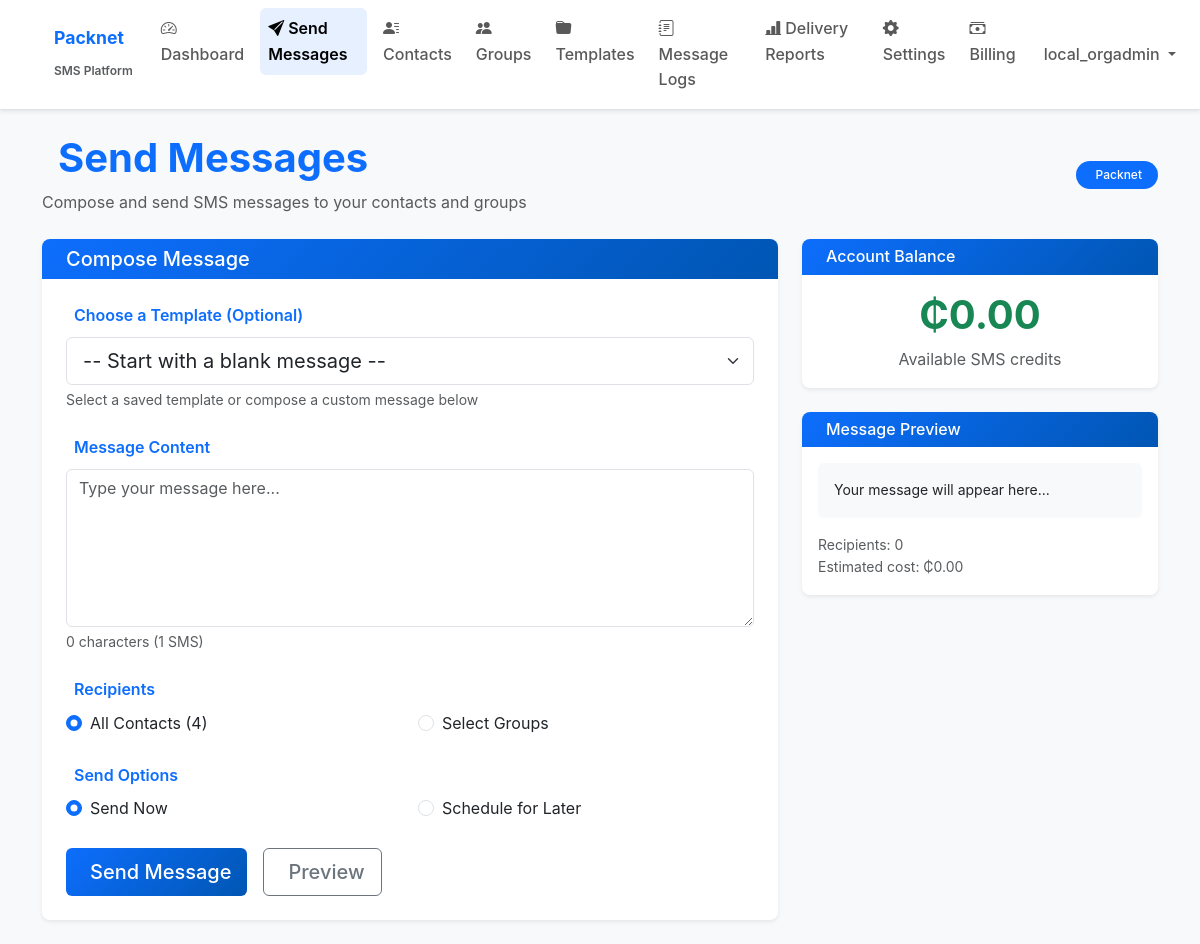
The app's page /packnet/org/send/ (signed in) with its own data.
### core/models.py (models this page shows, shortened)
class Organization(models.Model):
	TYPE_CHOICES = [
		("pharmacy", "Pharmacy"),
		("company", "Company"),
		("ngo", "NGO"),
		("other", "Other"),
	]
	name = models.CharField(max_length=255)
	org_type = models.CharField(max_length=20, choices=TYPE_CHOICES, default="company")
	slug = models.SlugField(max_length=100, unique=True)
	logo = models.ImageField(upload_to='org_logos/', blank=True, null=True)
	address = models.TextField(blank=True, null=True)
	phone_primary = models.CharField(max_length=20, blank=True, null=True)
	phone_secondary = models.CharField(max_length=20, blank=True, null=True)
	created_at = models.DateTimeField(auto_now_add=True)
	is_active = models.BooleanField(default=True)
	onboarded = models.BooleanField(default=False)
	banned = models.BooleanField(default=False, help_text="Whether this organization is banned from the platform")
	ban_reason = models.TextField(blank=True, null=True, help_text="Reason for banning the organization")
	banned_at = models.DateTimeField(blank=True, null=True, help_text="When the organization was banned")
	banned_by = models.ForeignKey(User, on_delete=models.SET_NULL, null=True, blank=True, related_name='banned_organizations', help_text="User who banned this organization")
	APPROVAL_CHOICES = [
		('pending', 'Pending Approval'),
		('approved', 'Approved'),
		('rejected', 'Rejected'),
	]
	approval_status = models.CharField(max_length=20, choices=APPROVAL_CHOICES, default='pending')
	approved_at = models.DateTimeField(blank=True, null=True)
	approved_by = models.ForeignKey(User, on_delete=models.SET_NULL, null=True, blank=True, related_name='approved_organizations')
	rejection_reason = models.TextField(blank=True, null=True)
	sms_credit_balance = models.DecimalField(max_digits=10, decimal_places=2, default=Decimal('0.00'))
	total_sms_sent = models.PositiveIntegerField(default=0, help_text="Total SMS sent by organization")
	sms_rate = models.DecimalField(max_digits=5, decimal_places=4, default=Decimal('0.25'), help_text="Cost per SMS in cedis")
	is_premium = models.BooleanField(default=False, help_text="Premium features enabled")
	class Meta:
		indexes = [
			models.Index(fields=['is_active', 'onboarded']),
			models.Index(fields=['slug']),
			models.Index(fields=['approval_status', 'created_at']),
		]
	@property
	def balance(self):
		return self.sms_credit_balance

class User(AbstractUser):
	SUPER_ADMIN = "super_admin"
	SCHOOL_ADMIN = "school_admin"
	ORG_ADMIN = "org_admin"
	ROLE_CHOICES = [
		(SUPER_ADMIN, "Super Admin"),
		(SCHOOL_ADMIN, "School Admin"),
		(ORG_ADMIN, "Organization Admin"),
	]
	role = models.CharField(max_length=20, choices=ROLE_CHOICES)
	school = models.ForeignKey(School, on_delete=models.CASCADE, null=True, blank=True)
	organization = models.ForeignKey('Organization', on_delete=models.CASCADE, null=True, blank=True)

### core/views.py (the view, shortened to what this page needs)
# urls.py: path('<slug:org_slug>/org/send/', views.org_send_sms, name='org_send_sms'),
@login_required
def org_send_sms(request, org_slug=None):
	user = request.user
	if user.role != User.ORG_ADMIN or not getattr(user, 'organization', None):
		return redirect('dashboard')
	org = user.organization
	if org_slug and org.slug != org_slug:
		return redirect('org_send_sms', org_slug=org.slug)
	if not org.is_active:
		return render(request, 'org_send_sms.html', {'organization': org, 'error': 'Your organization account is suspended. Please contact support.'})
	from .models import OrgSMSTemplate
	templates = OrgSMSTemplate.objects.filter(organization=org).order_by('-created_at')
	from .models import Contact, ContactGroup, OrgMessage, OrgAlertRecipient
	error = None
	success = None
	from django.core.paginator import Paginator
	contacts_page = request.GET.get('contacts_page', 1)
	contacts_qs = Contact.objects.filter(organization=org).order_by('name')
	contacts_paginator = Paginator(contacts_qs, 50)  # 50 contacts per page
	try:
		contacts = contacts_paginator.page(contacts_page)
	except:
		contacts = contacts_paginator.page(1)
	groups = ContactGroup.objects.filter(organization=org)
	return render(request, 'org_send_sms.html', {'organization': org, 'contacts': contacts, 'groups': groups, 'templates': templates, 'sms_body': request.POST.get('sms_body', ''), 'error': error, 'success': success, 'hubtel_dry_run': getattr(settings, 'HUBTEL_DRY_RUN', False), 'clicksend_dry_run': getattr(settings, 'CLICKSEND_DRY_RUN', False)})

### core/templates/org_send_sms.html (shortened to what this page needs)
{% extends 'base.html' %}
{% load static %}
{% block content %}
{% include 'org_admin_combined_nav.html' %}
<div class="container-fluid py-4 org-admin-page">
    <div class="container">
        <div class="row mb-4">
            <div class="col-12">
                <div class="d-flex align-items-center justify-content-between">
                    <div>
                        <h1 class="mb-2 text-primary fw-bold">
                            Send Messages
                        </h1>
                        <p class="text-muted mb-0">Compose and send SMS messages to your contacts and groups</p>
                    </div>
                    <div class="text-end">
                        <div class="badge bg-primary px-3 py-2">
                            {{ organization.name }}
                        </div>
                    </div>
                </div>
            </div>
        </div>
        <div class="row g-4">
            <div class="col-lg-8">
                <div class="card shadow-sm">
                    <div class="card-header bg-primary text-white">
                        <h5 class="mb-0">
                            Compose Message
                        </h5>
                    </div>
                    <div class="card-body p-4">
                        <form method="post">
                            <div class="mb-4">
                                <label class="form-label fw-semibold text-primary">
                                    Choose a Template (Optional)
                                </label>
                                <select name="template_id" id="template_id" class="form-select form-select-lg">
                                    <option value="">-- Start with a blank message --</option>
                                </select>
                                <div class="form-text">Select a saved template or compose a custom message below</div>
                            </div>
                            <div class="mb-4">
                                <label for="message_body" class="form-label fw-semibold text-primary">
                                    Message Content
                                </label>
                                <textarea name="sms_body" id="message_body" class="form-control" rows="6" placeholder="Type your message here..." required></textarea>
                                <div class="form-text">
                                    <span id="charCount">0</span> characters (<span id="smsCount">1</span> SMS)
                                </div>
                            </div>
                            <div class="mb-4">
                                <label class="form-label fw-semibold text-primary">
                                    Recipients
                                </label>
                                <div class="row g-3">
                                    <div class="col-md-6">
                                        <div class="form-check">
                                            <input class="form-check-input" type="radio" name="recipient_type" id="all_contacts" value="all" checked>
                                            <label class="form-check-label" for="all_contacts">
                                                All Contacts ({{ contacts|length }})
                                            </label>
                                        </div>
                                    </div>
                                    <div class="col-md-6">
                                        <div class="form-check">
                                            <input class="form-check-input" type="radio" name="recipient_type" id="select_groups" value="groups">
                                            <label class="form-check-label" for="select_groups">
                                                Select Groups
                                            </label>
                                        </div>
                                    </div>
                                </div>
                            </div>
                            <div class="mb-4">
                                <label class="form-label fw-semibold text-primary">
                                    Send Options
                                </label>
                                <div class="row g-3">
                                    <div class="col-md-6">
                                        <div class="form-check">
                                            <input class="form-check-input" type="radio" name="send_type" id="send_now" value="now" checked>
                                            <label class="form-check-label" for="send_now">
                                                Send Now
                                            </label>
                                        </div>
                                    </div>
                                    <div class="col-md-6">
                                        <div class="form-check">
                                            <input class="form-check-input" type="radio" name="send_type" id="schedule_later" value="schedule">
                                            <label class="form-check-label" for="schedule_later">
                                                Schedule for Later
                                            </label>
                                        </div>
                                    </div>
                                </div>
                            </div>
                            <div class="d-flex gap-3">
                                <button type="submit" id="sendBtn" class="btn btn-primary btn-lg">
                                    <span id="sendBtnText">Send Message</span>
                                </button>
                                <button type="button" class="btn btn-outline-secondary btn-lg" onclick="previewMessage()">
                                    Preview
                                </button>
                            </div>
                        </form>
                    </div>
                </div>
            </div>
            <div class="col-lg-4">
                <div class="card shadow-sm mb-4">
                    <div class="card-header bg-success text-white">
                        <h6 class="mb-0">
                            Account Balance
                        </h6>
                    </div>
                    <div class="card-body text-center">
                        <div class="display-6 fw-bold text-success mb-2">₵{{ organization.balance|floatformat:2 }}</div>
                        <p class="text-muted mb-0">Available SMS credits</p>
                    </div>
                </div>
                <div class="card shadow-sm">
                    <div class="card-header bg-info text-white">
                        <h6 class="mb-0">
                            Message Preview
                        </h6>
                    </div>
                    <div class="card-body">
                        <div id="message_preview" class="p-3 bg-light rounded small">
                            Your message will appear here...
                        </div>
                        <div class="mt-3 text-muted small">
                            <div id="preview_stats">
                                Recipients: <span id="preview_recipients">0</span><br>
                                Estimated cost: ₵<span id="preview_cost">0.00</span>
                            </div>
                        </div>
                    </div>
                </div>
            </div>
        </div>
    </div>
</div>
{% endblock %}

### core/templates/org_admin_combined_nav.html (shortened to what this page needs)
{% load static %}
<nav class="navbar navbar-expand-lg navbar-light bg-white border-bottom shadow-sm">
    <div class="container-fluid">
        <a class="navbar-brand d-flex align-items-center" href="{% url 'org_dashboard' organization.slug %}">
            <img src="{% static 'images/cedcast_logo.png' %}" alt="CedCast" style="height: 32px; margin-right: 10px;" onerror="this.style.display='none'">
            <div class="d-none d-sm-block">
                <div class="fw-bold text-primary" style="font-size: 1.1rem;">{{ organization.name }}</div>
                <small class="text-muted" style="font-size: 0.75rem;">SMS Platform</small>
            </div>
        </a>
        <div class="collapse navbar-collapse" id="orgAdminNavbar">
            <ul class="navbar-nav me-auto">
                <li class="nav-item">
                    <a class="nav-link {% if request.resolver_match.url_name == 'org_dashboard' %}active{% endif %}" href="{% url 'org_dashboard' organization.slug %}">
                        <i class="bi bi-speedometer2 me-1"></i>Dashboard
                    </a>
                </li>
                <li class="nav-item">
                    <a class="nav-link {% if request.resolver_match.url_name == 'org_send_sms' %}active{% endif %}" href="{% url 'org_send_sms' organization.slug %}">
                        <i class="bi bi-send-fill me-1"></i>Send Messages
                    </a>
                </li>
                <li class="nav-item">
                    <a class="nav-link {% if request.resolver_match.url_name == 'org_upload_contacts' %}active{% endif %}" href="{% url 'org_upload_contacts' organization.slug %}">
                        <i class="bi bi-person-lines-fill me-1"></i>Contacts
                    </a>
                </li>
                <li class="nav-item">
                    <a class="nav-link {% if request.resolver_match.url_name == 'org_groups' %}active{% endif %}" href="{% url 'org_groups' organization.slug %}">
                        <i class="bi bi-people-fill me-1"></i>Groups
                    </a>
                </li>
                <li class="nav-item">
                    <a class="nav-link {% if request.resolver_match.url_name == 'org_templates' %}active{% endif %}" href="{% url 'org_templates' organization.slug %}">
                        <i class="bi bi-folder-fill me-1"></i>Templates
                    </a>
                </li>
                <li class="nav-item">
                    <a class="nav-link {% if request.resolver_match.url_name == 'org_message_logs' %}active{% endif %}" href="{% url 'org_message_logs' organization.slug %}">
                        <i class="bi bi-journal-text me-1"></i>Message Logs
                    </a>
                </li>
                <li class="nav-item">
                    <a class="nav-link {% if request.resolver_match.url_name == 'org_delivery_reports' %}active{% endif %}" href="{% url 'org_delivery_reports' organization.slug %}">
                        <i class="bi bi-bar-chart-line-fill me-1"></i>Delivery Reports
                    </a>
                </li>
                {% if user.is_superuser or user.is_staff or user.role == 'org_admin' or user.role == 'owner' %}
                <li class="nav-item">
                    <a class="nav-link {% if request.resolver_match.url_name == 'org_settings' %}active{% endif %}" href="{% url 'org_settings' organization.slug %}">
                        <i class="bi bi-gear-fill me-1"></i>Settings
                    </a>
                </li>
                <li class="nav-item">
                    <a class="nav-link {% if request.resolver_match.url_name == 'org_billing' %}active{% endif %}" href="{% url 'org_billing' organization.slug %}">
                        <i class="bi bi-cash-stack me-1"></i>Billing
                    </a>
                </li>
                {% endif %}
            </ul>
            <ul class="navbar-nav">
                <li class="nav-item dropdown">
                    <a class="nav-link dropdown-toggle" href="#" id="userDropdown" role="button" data-bs-toggle="dropdown" aria-expanded="false">
                        <span class="d-none d-lg-inline">{{ user.get_full_name|default:user.username }}</span>
                    </a>
                </li>
            </ul>
        </div>
    </div>
</nav>

### records on screen
Organization: name "Packnet", balance "0.00"
User: get_full_name "local_orgadmin"

### other values on screen
{{ contacts|length }} "4"
